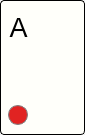
<?xml version="1.0" encoding="UTF-8"?>
<ui version="4.0">
 <class>Widget_CardBtn</class>
 <widget class="QWidget" name="Widget_CardBtn">
  <property name="geometry">
   <rect>
    <x>0</x>
    <y>0</y>
    <width>85</width>
    <height>135</height>
   </rect>
  </property>
  <property name="minimumSize">
   <size>
    <width>85</width>
    <height>135</height>
   </size>
  </property>
  <property name="maximumSize">
   <size>
    <width>85</width>
    <height>135</height>
   </size>
  </property>
  <property name="windowTitle">
   <string>Form</string>
  </property>
  <property name="styleSheet">
   <string notr="true">QWidget#Widget_Main{
	border: 1px solid balck;
	border-radius: 4px;
}

QLabel{	
	font: 20pt;
}</string>
  </property>
  <layout class="QHBoxLayout" name="horizontalLayout">
   <property name="spacing">
    <number>0</number>
   </property>
   <property name="leftMargin">
    <number>0</number>
   </property>
   <property name="topMargin">
    <number>0</number>
   </property>
   <property name="rightMargin">
    <number>0</number>
   </property>
   <property name="bottomMargin">
    <number>0</number>
   </property>
   <item>
    <widget class="QWidget" name="Widget_Main" native="true">
     <property name="styleSheet">
      <string notr="true">QWidget#Widget_Main{
	background-color: rgb(255, 255, 250);
}</string>
     </property>
     <widget class="QLabel" name="lbl_rank">
      <property name="enabled">
       <bool>true</bool>
      </property>
      <property name="geometry">
       <rect>
        <x>5</x>
        <y>12</y>
        <width>27</width>
        <height>91</height>
       </rect>
      </property>
      <property name="text">
       <string>A</string>
      </property>
      <property name="alignment">
       <set>Qt::AlignHCenter|Qt::AlignTop</set>
      </property>
     </widget>
     <widget class="QLabel" name="lbl_suit">
      <property name="enabled">
       <bool>true</bool>
      </property>
      <property name="geometry">
       <rect>
        <x>8</x>
        <y>47</y>
        <width>20</width>
        <height>20</height>
       </rect>
      </property>
      <property name="text">
       <string/>
      </property>
      <property name="pixmap">
       <pixmap resource="../../../resource.qrc">:/images/spade.png</pixmap>
      </property>
      <property name="scaledContents">
       <bool>true</bool>
      </property>
     </widget>
     <widget class="QLabel" name="lbl_suit_big">
      <property name="enabled">
       <bool>true</bool>
      </property>
      <property name="geometry">
       <rect>
        <x>30</x>
        <y>70</y>
        <width>45</width>
        <height>45</height>
       </rect>
      </property>
      <property name="text">
       <string/>
      </property>
      <property name="pixmap">
       <pixmap resource="../../../resource.qrc">:/images/spade.png</pixmap>
      </property>
      <property name="scaledContents">
       <bool>true</bool>
      </property>
     </widget>
     <widget class="QLabel" name="lbl_pick">
      <property name="geometry">
       <rect>
        <x>8</x>
        <y>105</y>
        <width>20</width>
        <height>20</height>
       </rect>
      </property>
      <property name="styleSheet">
       <string notr="true">border: 1px solid grey;
border-radius: 10px;
background-color: rgba(220,0,0,220);</string>
      </property>
      <property name="text">
       <string/>
      </property>
     </widget>
    </widget>
   </item>
  </layout>
 </widget>
 <resources>
  <include location="../../../resource.qrc"/>
 </resources>
 <connections/>
</ui>
